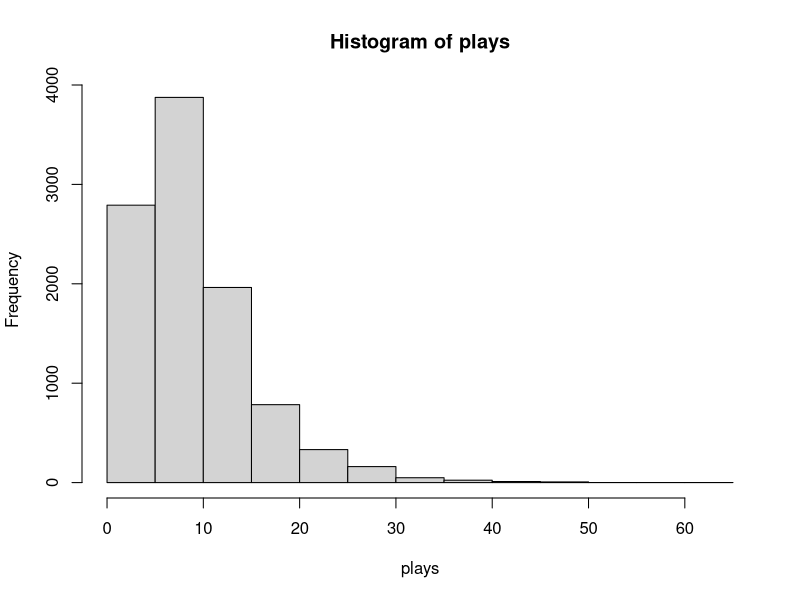
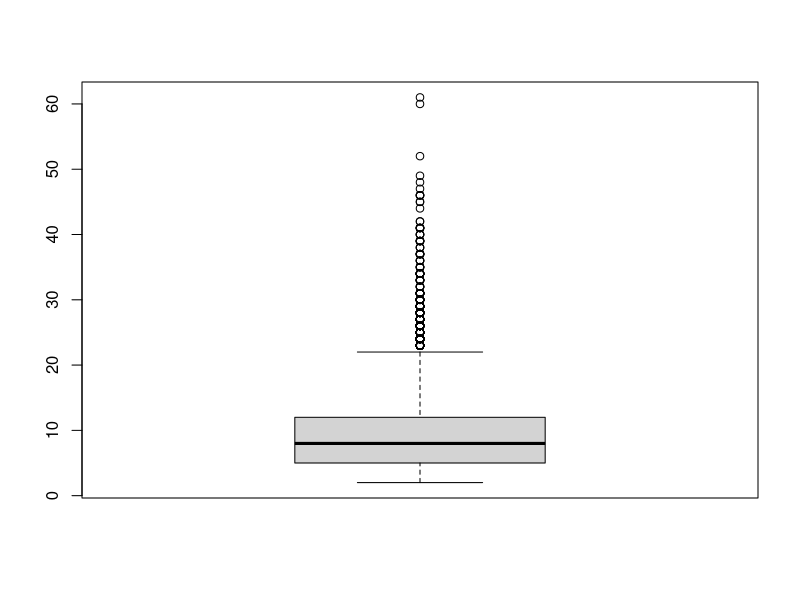

Recreate these plots in R, in order. (Note: this script raises an error after producing the figures.)
## ---- chunk 1
knitr::opts_chunk$set(echo = TRUE)
## ---- chunk 2
roll.die <- function(){
  return(sample(size=1,1:6))
}
## ---- chunk 3
initialize.board <- function(dim, n.ladders, n.snakes){
  
  spaces <- dim^2
  
  occupied <- c()
  
  ladder.starts <- sample(size=n.ladders,1:(spaces-dim),replace=FALSE)
  occupied <- c(occupied,ladder.starts)
  
  ladder.ends <- c()
  for(i in 1:n.ladders){
    le <- ceiling(ladder.starts[i]/dim)*dim # ensures ladder ends at least one row above
    m <- min(40,spaces-1-le)
    end <- le+sample(size=1,1:m)
    while(end %in% occupied){
      end <- le+sample(size=1,1:m)
    } 
    occupied <- c(occupied, end)
    ladder.ends <- c(ladder.ends,end)
  }
  
  snakes.starts <- c()
  for(i in 1:n.snakes){
    ss <- sample(size=1,(dim+1):(spaces-1),replace=FALSE)
    while(ss %in% occupied){
      ss <- sample(size=1,11:99,replace=FALSE)
    }
    occupied <- c(occupied, ss)
    snakes.starts <- c(snakes.starts,ss)
  }
  
  snakes.ends <- c()
  for(i in 1:n.snakes){
    se <- floor(snakes.starts[i]/dim)*dim # ensures snake ends at least one row below
    m <- min(40,se)
    end <- se-sample(size=1,0:m)
    while(end %in% occupied){
      end <- se-sample(size=1,0:m)
    }
    occupied <- c(occupied, end)
    snakes.ends <- c(snakes.ends,end)
  }
  
  ladders <- data.frame(ladder.starts,ladder.ends)
  snakes <- data.frame(snakes.starts,snakes.ends)
  
  return(list(dim=dim,ladders=ladders,snakes=snakes))
  
}
## ---- chunk 4
play.turn <- function(state,board){
  
  ladders <- board$ladders
  snakes <- board$snakes
  
  initial.state <- state
  state <- state + roll.die()
    
  if(state %in% ladders[,1]){
    state <- ladders[which(ladders[,1] == state),2]
  }
  else if(state %in% snakes[,1]){
    state <- snakes[which(snakes[,1] == state),2]
  }
  
  if(state > board$dim^2) return(initial.state)
  
  return(state)
  
}
## ---- chunk 5
# default to play from beginning
play <- function(board,state=0){
  turns <- 0
  
  while(state < (board$dim)^2){
    
    state <- play.turn(state,board)
    turns <- turns+1
    
  }
  
  return(turns)
}
## ---- chunk 6
board <- list()
board$dim <- 4
board$ladders <- data.frame(ladder.starts = c(3,5),ladder.ends = c(10,12))
board$snakes <- data.frame(snakes.starts = c(11,15), snakes.ends = c(4,8))
board
## ---- chunk 7
board <- initialize.board(4,2,2)
## ---- chunk 8
plays <- c()
for(i in 1:10000){
  plays <- c(plays,play(board))
}
## ---- chunk 9
hist(plays)
mean(plays)
boxplot(plays)
## ---- chunk 10
trans.mat <- function(board){
  spaces <- (board$dim)^2
  tm <- matrix(0,nrow=spaces,ncol=spaces)
  for(i in 1:(spaces-6)){
    for(j in 1:6){
      if( (i+j) %in% board$ladders$ladder.starts){
        index <- which(board$ladders$ladder.starts == (i+j))
        tm[i,board$ladders$ladder.ends[index]] <- 1/6
      }
      else if( (i+j) %in% board$snakes$snakes.starts){
        index <- which(board$snakes$snakes.starts == (i+j))
        tm[i,board$snakes$snakes.ends[index]] <- 1/6
      }
      else{
        tm[i,i+j] <- 1/6
      }
    }
  }
  
  for(i in 5:1){
    for(j in (spaces-i+1):spaces){
      if( j %in% board$ladders$ladder.starts){
        index <- which(board$ladders$ladder.starts == j)
        tm[spaces-i,board$ladders$ladder.ends[index]] <- 1/i
      }
      else if( j %in% board$snakes$snakes.starts){
        index <- which(board$snakes$snakes.starts == j)
        tm[spaces-i,board$snakes$snakes.ends[index]] <- 1/i
      }
      else{
        tm[spaces-i,j] <- 1/i
      }
    }
  }
  
  tm[spaces,spaces] <- 1
  
  return(fractions(tm))
}
## ---- chunk 11
sum(trans.mat(board))
## ---- chunk 12
library(MASS)
## ---- chunk 13
board$snake
## ---- chunk 14
trans.mat(board)
## ---- chunk 15
print.tm <- function(tm){
  p <- ""
  for(i in 1:nrow(tm)){
    for(j in 1:ncol(tm)){
      if(j==ncol(tm)) p <- paste(p,tm[i,j],'\\\\','\n')
      else p <- paste(p, tm[i,j], '&')
    }
  }
  
  return(p)
}
## ---- chunk 16
cat(print.tm(trans.mat(board)))
